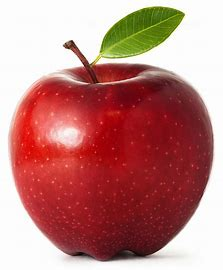
#> input picture 09_detector&ml/img/apple.jpg, 223 x 270 px, found by its file name
$ python e_knn.py
#> lines starting #> are read from the running program, lines starting #| are printed output that depends on the picture; after the words box and inside, x2 and y2 are one past the last pixel; in counts of white or black regions, pixels touching at a corner belong together
import cv2
import numpy as np
'''
  << 이미지 내의 사과와 배경을 분류  >>
1)이미지 불러오기: OpenCV의 cv2.imread() 함수를 사용하여  이미지 로드
2)레이블링: 몇몇 픽셀이 사과인지, 배경인지 수동으로 레이블을 지정.
3)특성 추출: 이미지에서 사용할 특성을 추출  RGB 색상 값 추출
4)모델 학습: cv2.ml.KNearest_create()와 train() 함수를 사용하여 k-NN 모델을 학습
5)분류: 학습된 모델을 사용하여 이미지의 모든 픽셀을 분류
'''
# 이미지 불러오기
image = cv2.imread("../img/apple.jpg")
#> image is the input picture: shape (270, 223, 3); mean B, G, R 126.6, 130.6, 190.2
height, width, _ = image.shape
#> height = 270; width = 223

# 이미지를 1차원 배열로 변환 (특성 추출)
data = image.reshape((-1, 3))
data = np.float32(data)

# 수동으로 레이블링
# 여기서는 이미지의 좌측 상단 10x10 영역을 배경(0), 우측 하단 10x10 영역을 사과(1)로 가정
labels_background = np.zeros((100, 1), dtype=np.int32)
labels_apple = np.ones((100, 1), dtype=np.int32)

train_data_background = data[0:100, :]
#> train_data_background = 100 rows, first 8: [253, 253, 253], [253, 253, 253], [253, 253, 253], [253, 253, 253], [253, 253, 253], [253, 253, 253], [253, 253, 253], [253, 253, 253]
train_data_apple = data[-100:, :]
#> train_data_apple = 100 rows, first 8: [254, 254, 254], [254, 254, 254], [254, 254, 254], [254, 254, 254], [254, 254, 254], [253, 253, 253], [253, 253, 253], [253, 253, 253]
train_data = np.vstack([train_data_background, train_data_apple])
#> train_data = 200 rows, first 8: [253, 253, 253], [253, 253, 253], [253, 253, 253], [253, 253, 253], [253, 253, 253], [253, 253, 253], [253, 253, 253], [253, 253, 253]
train_labels = np.vstack([labels_background, labels_apple])

print(train_data ,  "=====>" ,  train_labels  )
#> (printed output is left out)
# k-NN 모델 생성 및 학습
knn = cv2.ml.KNearest_create()
knn.train(train_data, cv2.ml.ROW_SAMPLE, train_labels)

# 이미지의 모든 픽셀을 분류
ret, results, neighbours, dist = knn.findNearest(data, k=3)
#> ret = 0

# 분류 결과를 이미지로 변환
segmented_image = results.reshape((height, width, 1))
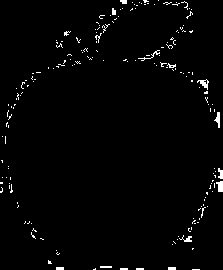
#> segmented_image: shape (270, 223, 1) float32; values 0 (black) and 1 (white), 1.8% white in thin lines or dots
segmented_image = np.uint8(segmented_image * 255)
#> segmented_image: shape (270, 223, 1); 1.8% white in thin lines or dots

# 결과 출력
cv2.imshow("Original", image)
cv2.imshow("Segmented", segmented_image)
cv2.waitKey(0)
cv2.destroyAllWindows()

$ run again, with 09_detector&ml/img/digit0.jpg copied over 09_detector&ml/img/apple.jpg
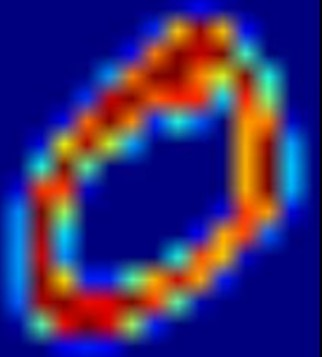
#> input picture 09_detector&ml/img/digit0.jpg, 322 x 357 px, found by its file name
#> image is the input picture: shape (357, 322, 3); mean B, G, R 113.6, 43.9, 57.9
#> train_data_background = 100 rows, first 8: [126, 0, 0], [126, 0, 0], [126, 0, 0], [126, 0, 0], [126, 0, 0], [126, 0, 0], [126, 0, 0], [126, 0, 0]
#> train_data_apple has the same summary as train_data_background
#> train_data = 200 rows, first 8: [126, 0, 0], [126, 0, 0], [126, 0, 0], [126, 0, 0], [126, 0, 0], [126, 0, 0], [126, 0, 0], [126, 0, 0]
#> (printed output is left out)
#> ret = 0
#> `segmented_image = results.reshape((height, width, 1))`:
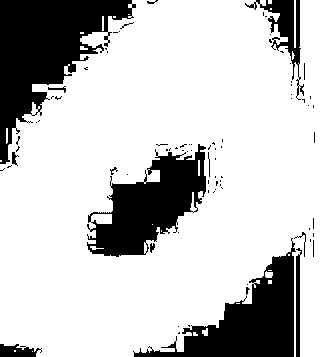
#> segmented_image: shape (357, 322, 1) float32; values 0 (black) and 1 (white), 77.3% white; 81 black regions (68 under 20 px), largest, box (x1, y1, x2, y2) and area: (0, 0, 136, 164) 9782, (133, 238, 296, 357) 6849, (87, 144, 206, 257) 6727
